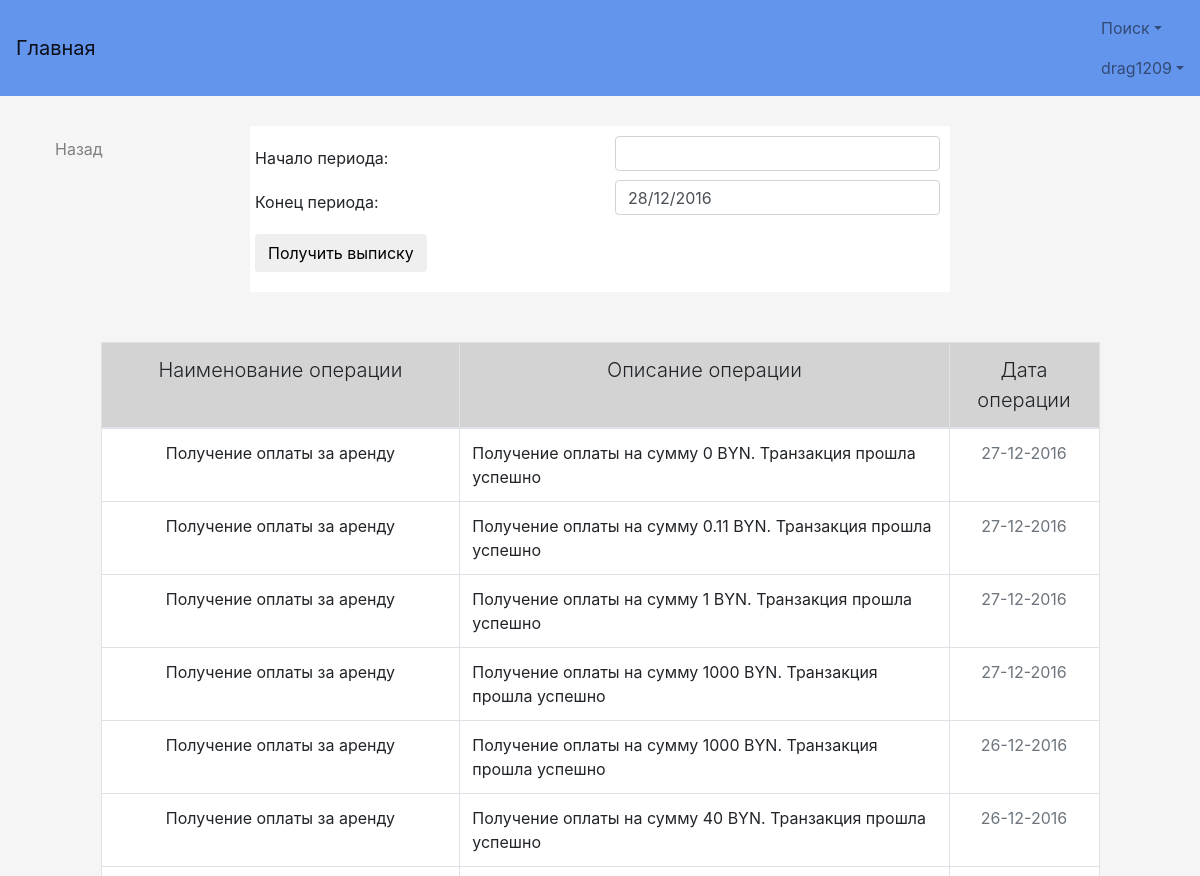
Page /profile/extractbalance (signed in, upper part) on the earlier database version.
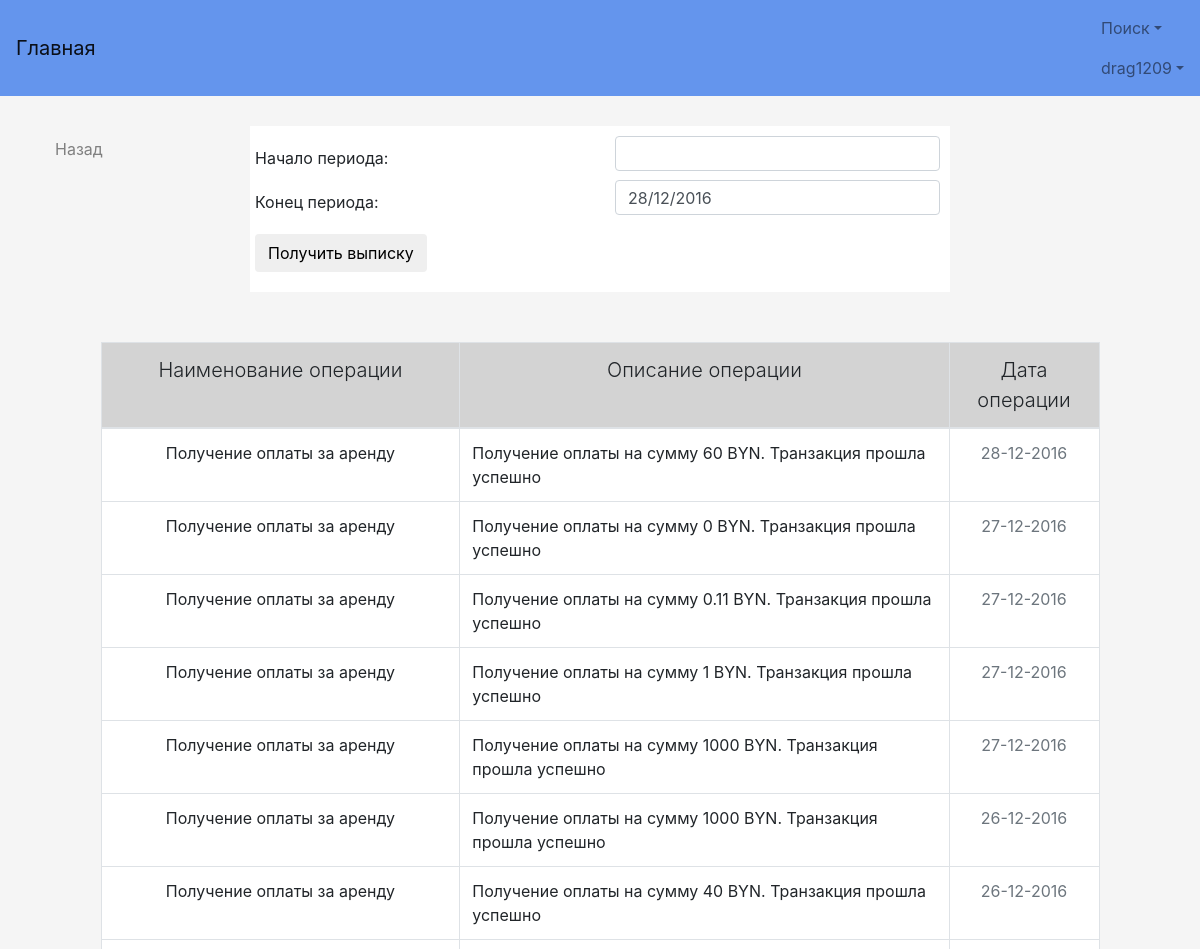
Same page on the later database version.
### TOFI/models.py (models this page shows)
class LogOperationsBalance(models.Model):  # Модель для логирования операций
    id_user = models.IntegerField()
    type_operation = models.CharField(max_length=50)  # Ввод/вывод/и т.д.
    describe_operation = models.CharField(max_length=100)  # Описание
    amount = models.FloatField(default=0)
    date_operation = models.DateField(default=None)
    status = models.BooleanField(default=False)

### user_profile/views.py (the view)
# urls.py: url(r'extractbalance', views.extract_balance, name='ExtractBalance'),
def extract_balance(request):
    if request.user.is_anonymous or not request.user.is_active:
        return HttpResponseRedirect("/login")
    if request.method == 'POST':
        form = ExtractBalance(request.POST)
        if form.is_valid():
            period_start = form.cleaned_data['period_start']
            period_end = form.cleaned_data['period_end']
            extracts = models.LogOperationsBalance.objects.filter(id_user=request.user.id)
            result = []
            for ex in extracts:
                if period_end >= ex.date_operation >= period_start:
                    result.append(ex)
            result = reversed(result)
            return render(request, 'Profile/ExtractBalance.html', {'form': form, 'result': result})
    else:
        form = ExtractBalance()
        extracts = reversed(models.LogOperationsBalance.objects.filter(id_user=request.user.id))
        return render(request, "Profile/ExtractBalance.html", {'form': form, 'result': extracts})

### TOFI/forms.py
class ExtractBalance(forms.Form):
    period_start = forms.DateField(input_formats=['%d/%m/%Y'], label="Начало периода:",
                                   widget=forms.DateInput(attrs={'class': 'datetime'}), required=True)
    period_end = forms.DateField(input_formats=['%d/%m/%Y'], label="Конец периода:",
                                 widget=forms.DateInput(attrs={'class': 'datetime'}), required=True,
                                 initial=datetime.now().strftime('%d/%m/%Y'))

### TOFI/templates/Profile/ExtractBalance.html (shortened to what this page needs)
{% extends "base.html" %}
{% block content %}
    <table class="left">
        <tr>
            <td class="padding">
                <a class="btn button7 text-left form-control" href="{% url 'Profile' %}">Назад</a>
            </td>
        </tr>
    </table>
    <form method="POST">
        <div class="center">
            {% for field in form %}
                <div class="row">
                    <div class="padding col-md-6">{{ field.label }}</div>
                    <div class="col-md-6">{{ field }}</div>
                </div>
            {% endfor %}
            <div class="row">
                <div class="padding">
                    <button type="submit" class="btn btn-default">Получить выписку</button>
                </div>
            </div>
        </div>
        {% if result %}
            <table class="table table-hover table-bordered center-table">
                <thead>
                <tr class="padding">
                    <td class="padding text-center lead gray">Наименование операции</td>
                    <td class="text-center lead gray">Описание операции</td>
                    <td class="text-center lead gray">Дата операции</td>
                </tr>
                </thead>
                <tbody>
                {% for res in result %}
                    <tr class="padding">
                        <td class="padding text-center">{{ res.type_operation }}</td>
                        <td>{{ res.describe_operation }}</td>
                        <td class="text-center text-muted">{{ res.date_operation|date:"d-m-Y" }}</td>
                    </tr>
                {% endfor %}
                </tbody>
            </table>
        {% endif %}
    </form>
{% endblock %}

Differences in the rows shown:
added LogOperationsBalance: type_operation "Получение оплаты за аренду", describe_operation "Получение оплаты на сумму 60 BYN. Транзакция прошла успешно", date_operation "28-12-2016"
